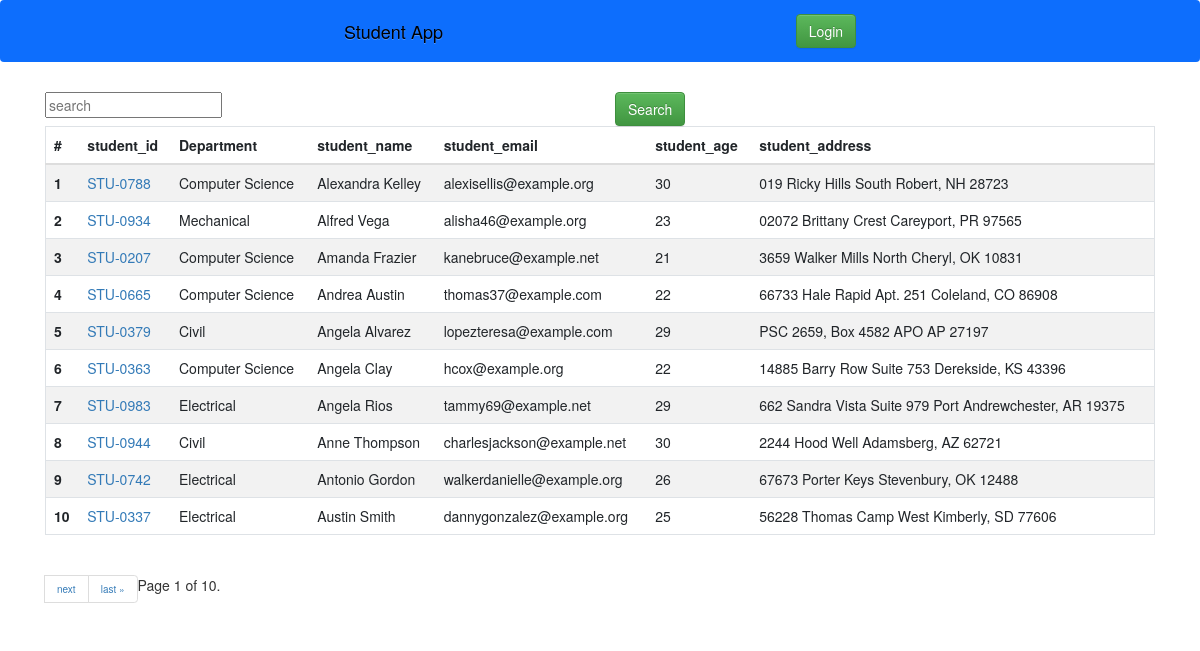
/students/, run on an earlier commit of the app's database.
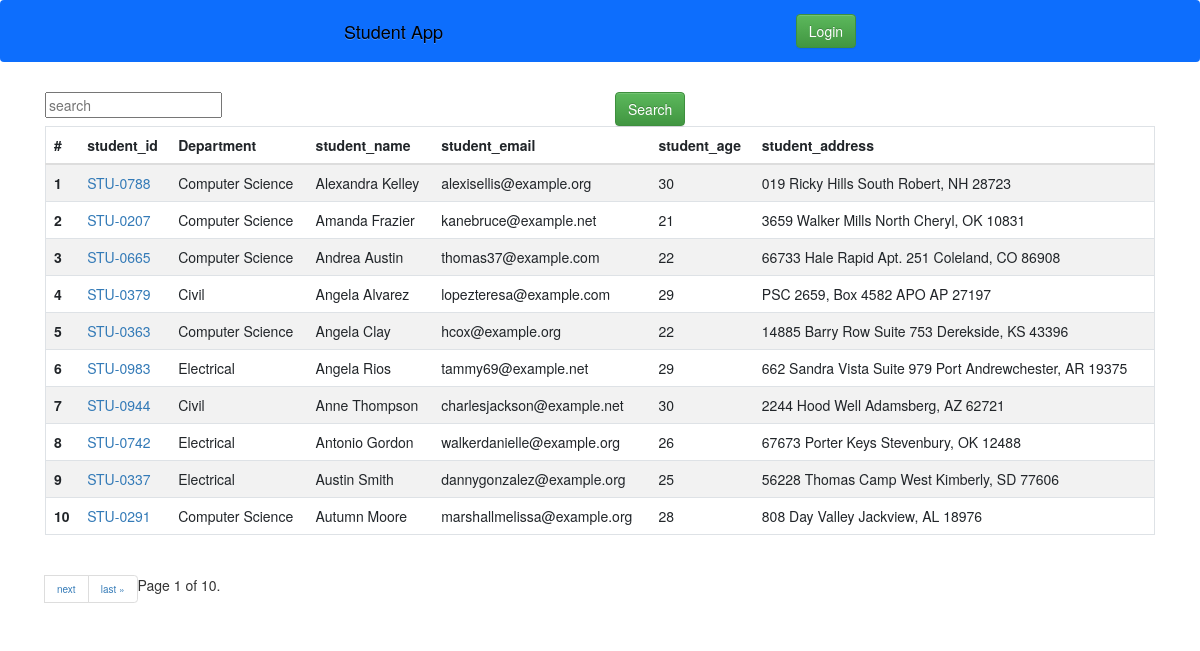
And on a later commit of the database.
### vege/models.py (models this page shows, shortened)
class Student(models.Model):
    department = models.ForeignKey(Department , related_name="depart" , on_delete=models.CASCADE)
    student_id = models.OneToOneField(StudentID , related_name="studentid" , on_delete= models.CASCADE)
    student_name = models.CharField(max_length=100)
    student_email = models.EmailField(unique=True)
    student_age = models.IntegerField(default=18)
    student_address = models.TextField()
    class Meta:
        ordering = ['student_name']
        verbose_name = "STUDENT"

class StudentID(models.Model):
    student_id = models.CharField(max_length=100)
    def __str__(self) -> str:
        return self.student_id

class Department(models.Model):
    department = models.CharField(max_length=100)
    def __str__(self) -> str:
        return self.department
    class Meta:
        ordering = ['department']

### vege/views.py (the view, shortened to what this page needs)
# urls.py: path('students/' , get_students , name = "get_students"),
def get_students(request):
    queryset = Student.objects.all()
    paginator = Paginator(queryset, 10)  # Show 10 contacts per page.
    page_number = request.GET.get("page" , 1)
    page_obj = paginator.get_page(page_number)
    return render(request , 'report/students.html' , {'queryset' :page_obj})

### vege/templates/report/students.html (shortened to what this page needs)
{% extends "base.html" %}
{% block start %}
<div class="container mt-5">
    <form>
        <div class="row">
            <div class="col-md-6">
                <input class"form-control" name="search" placeholder="search">
            </div>
            <div class="col-md-6">
                <button class="btn btn-success">Search</button>
            </div>
        </div>
    </form>
    <table class="table table-striped">
        <thead>
            <tr>
                <th scope="col">#</th>
                <th scope="col">student_id</th>
                <th scope="col">Department</th>
                <th scope="col">student_name</th>
                <th scope="col">student_email</th>
                <th scope="col">student_age</th>
                <th scope="col">student_address</th>
            </tr>
        </thead>
        <tbody>
            {% for student in queryset %}
            <tr>
                <th scope="row">{{forloop.counter}}</th>
                <td><a href="/see_marks/{{student.student_id}}">{{student.student_id}}</a></td>
                <td>{{student.department}}</td>
                <td>{{student.student_name}}</td>
                <td>{{student.student_email}}</td>
                <td>{{student.student_age}}</td>
                <td>{{student.student_address}}</td>
            </tr>
            {% endfor %}
        </tbody>
    </table>
    <nav aria-label="Page navigation example">
        <ul class="pagination">
            <span class="current">
                Page {{ queryset.number }} of {{ queryset.paginator.num_pages }}.
            </span>
            {% if queryset.has_next %}
            <li class="page-item"><a class="page-link" href="?page={{ queryset.next_page_number }}">next</a></li>
            <li class="page-item"><a class="page-link" href="?page={{ queryset.paginator.num_pages }}">last &raquo;</a>
            </li>
            {% endif %}
        </ul>
    </nav>
</div>
{% endblock %}

What changed in the data, as far as the page shows it:
removed Student: student_id "STU-0934", department "Mechanical", student_name "Alfred Vega", student_email "alisha46@example.org", student_age "23", student_address "02072 Brittany Crest Careyport, PR 97565"
now on this page (row unchanged): Student: student_id "STU-0291", department "Computer Science", student_name "Autumn Moore", student_email "marshallmelissa@example.org", student_age "28", student_address "808 Day Valley Jackview, AL 18976"
